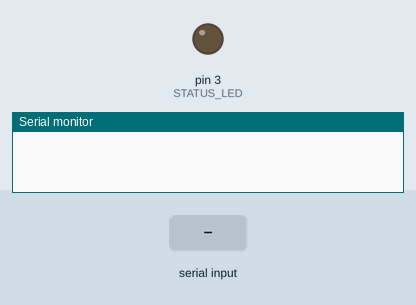
The sketch below on a simulated Arduino Uno, built with avr-gcc and run on an emulated ATmega328P. Shown: output pins drawn as LEDs (lit = HIGH), the last lines printed to the serial monitor. Inputs (shaded band) come from the test bench.

Above: at 1.2 s.
1.3 s: "1" received over the second serial link
At 1.39 s:
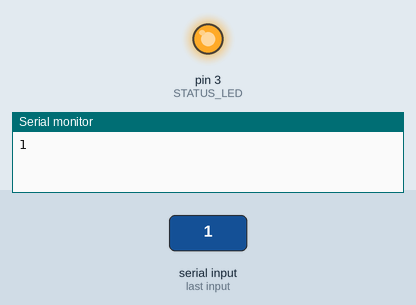
Timing chart, 0 to 4.3 s (numbered marks = the images above; inputs shaded):
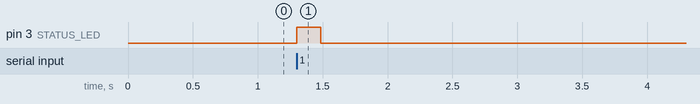

The sketch:

OS2025_Serial_Receiver.ino
```cpp
#include <SoftwareSerial.h>
SoftwareSerial receiver(10,11); // RX | TX

#define STATUS_LED 3

int time = 0;

void setup() {
  // put your setup code here, to run once:
  pinMode(STATUS_LED, OUTPUT);
  Serial.begin(57600);
  receiver.begin(57600);
}

void loop() {
  // put your main code here, to run repeatedly:

  if (receiver.available() > 0){
    Serial.write(receiver.read());
    time = 0;
    digitalWrite(STATUS_LED, 1);
  }
  else{
    time++;
    if (time > 10000){
      digitalWrite(STATUS_LED, 0);
      time = 10000;
    }
  }
  delay(0.1);
}
```

Measured:
- after the input at 1.3 s, pin 3 (STATUS_LED): LOW → HIGH at once, → LOW 0.19 s later
